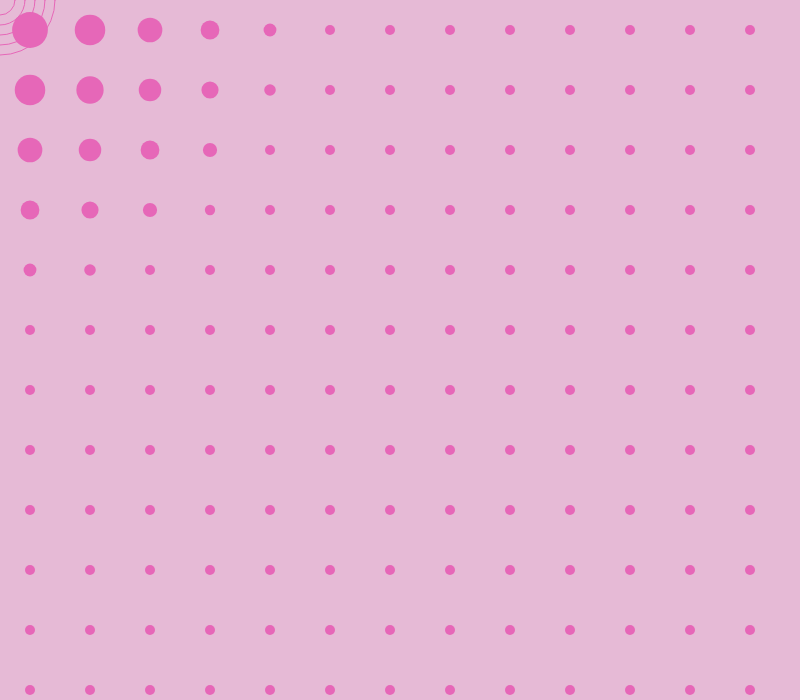
Frame 1 (no input)
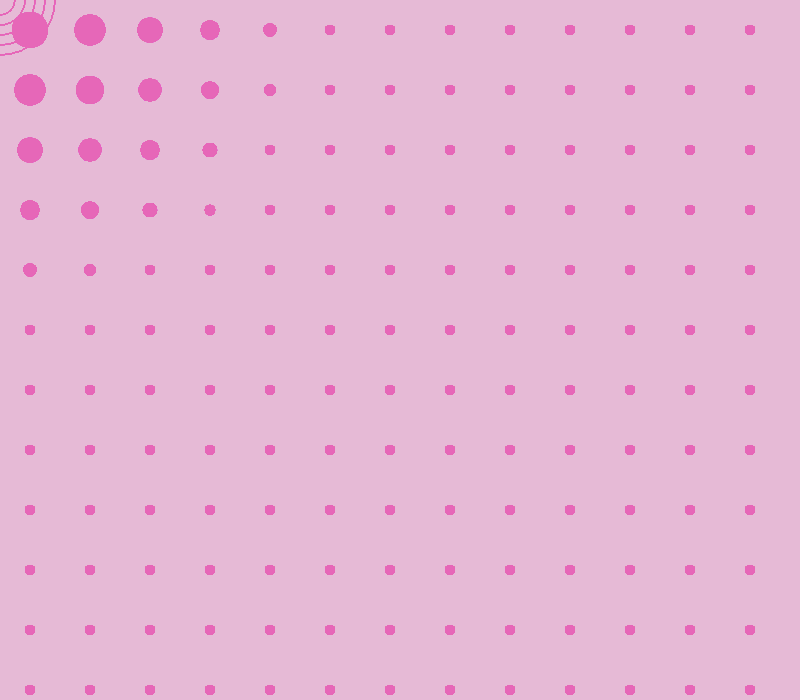
Frame 60 (no input)
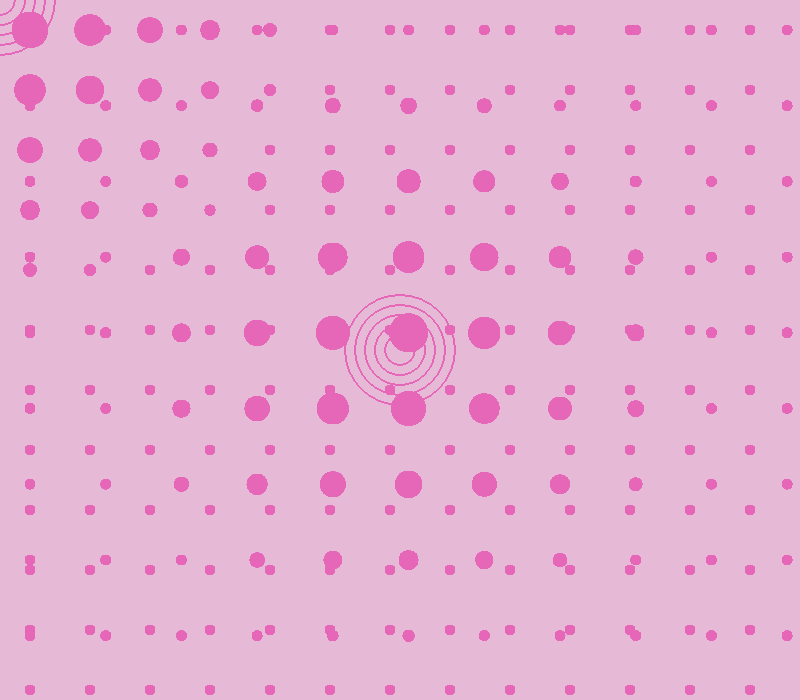
Frame 120 (the mouse pressed at the canvas centre since frame 60)

The p5.js sketch that drew these frames (run headless with seeded random() and noise() and a simulated clock; from frame 60 on, the mouse is pressed at the canvas centre):

// p5.js sketch
// ── sketch.js
/*
Name: [Raul Luna]
Title: Growing Circles
Instructions:
 - Move the mouse to change the circle size
 - Press s to change colors
 - Press space to change colors
*/

//VARIABLES
let colors = [
  [230, 103, 184],
  [219, 13, 145],
  [128, 29, 92],
  [255, 235, 248]
];
let colorIndex = 0;
let spacing = 60;


function setup() {
  createCanvas(800, 700);
  background(230, 186, 214);
}

function draw() {
// REPEATING CIRCLE PATTERN
  for (let x = 30; x < width; x += spacing){
    for (let y = 30; y < height; y += spacing){
      let distance = dist(mouseX,mouseY, x, y);
      let circleSize = map(distance, 0, 300, 40, 10);
      circleSize = constrain(circleSize, 10, 40);

      fill(colors[colorIndex]);
      noStroke();
      circle (x, y, circleSize);
    }
}

//DECORATIVE CIRCLE USING A WHILE LOOP
let c = 0;
while (c<5) {
  noFill();
  stroke(colors[colorIndex]);
  circle(mouseX, mouseY, 30 + c * 20);
  c++;
}
}

// CLICK TO CHANGE THE SPACING
function mousePressed(){
  spacing = random(40,90);
}

//TO CHANGE COLORS WITH SPACE OR CLEAR WITH S
function keyPressed(){
  if(key === ' '){
colorIndex = (colorIndex + 1) % colors.length;
}
if(key === 's'){
  background (230,186,214)
}
}
